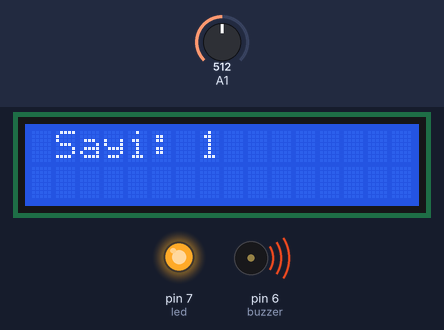
Bench run of a sketch on a simulated Arduino Uno, built with avr-gcc and run on an emulated ATmega328P. Shown: 16×2 character LCD, output pins drawn as LEDs (lit = HIGH), buzzer (waves = sounding, pin HIGH). Inputs (shaded band) come from the test bench; at power-on: A1 = 512. What the sketch prints to the serial monitor is not drawn.

Above: at 4.6 s.
4.7 s: A1 set to 148
10.7 s: A1 set to 129
At 15.3 s:
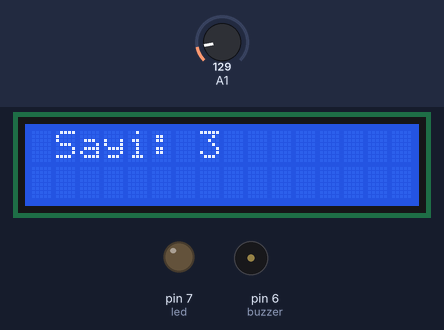
16.7 s: A1 set to 306
At 18.2 s:
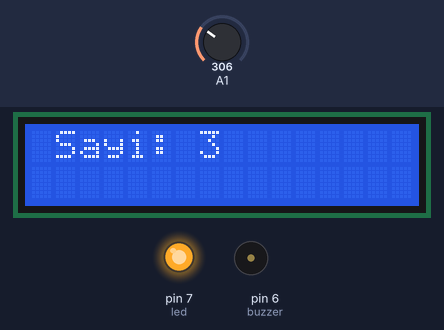
Timing chart, 0 to 20.6 s (numbered marks = the images above; inputs shaded):
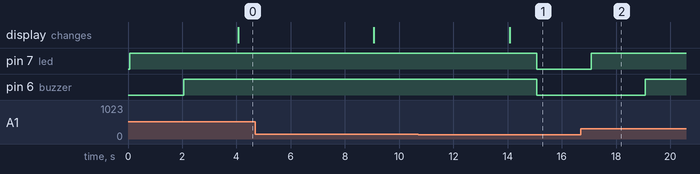

The sketch:

LDR_LED_Nesne_Sayma_Projesi_Kodlari.ino
```cpp
#include<LiquidCrystal.h>
int sensA;
int deger;
int ctr=0;
int led=7;
int buzzer=6;
int durum=0;
int sayac=0;

LiquidCrystal lcd(12, 11, 5, 4, 3, 2);
void setup() {
Serial.begin(9600);
lcd.begin(16,2);
pinMode(led, OUTPUT);
pinMode (buzzer, OUTPUT);

}

void loop() {

sensA = analogRead(A1);

deger = 140;
if(sensA>deger)
{
ctr=ctr+1;
delay(0);

digitalWrite(7,HIGH);
delay(2000);
digitalWrite(6,HIGH);
delay(2000);
}
else{
ctr=ctr;

digitalWrite(7,LOW);
digitalWrite(6,LOW);


}

lcd.clear();

lcd.print(" Sayi: ");
lcd.print(ctr);
Serial.println(sensA);
delay(1000);
}
```

Measured:
- the behaviour switches between 141 and 140 on A1 (found by bisection; images 0 and 1)
- after the input at 10.7 s, pin 7 (led), pin 6 (buzzer): HIGH → LOW after 4.4 s
- after the input at 16.7 s, pin 7 (led): LOW → HIGH after 0.38 s; pin 6 (buzzer): LOW → HIGH after 2.4 s
